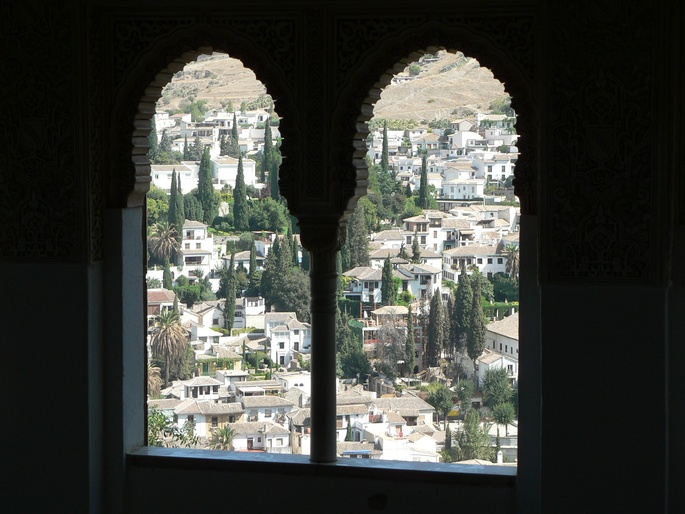
#> input picture images/alhambra1.jpg, 685 x 514 px, shrunk from 2304 x 1728 before the run
$ python example_enhance_image.py
#> lines starting #> are read from the running program, lines starting #| are printed output that depends on the picture
#> further down, image is the input picture: shape (514, 685, 3); mean R, G, B 64.3, 66.3, 61
### src/image_enhancement.py
#!/usr/bin/env python3
# -*- coding: utf-8 -*-
"""
Created on Fri Jun 19 09:40:58 2020

Image enhancement functions

@author: Vasileios Vonikakis (bbonik@gmail.com)
"""

import math
import imageio
import numpy as np
import matplotlib.pyplot as plt
from skimage.color import rgb2gray
from skimage import img_as_float


plt.close('all')


def map_value(
        value,
        range_in=(0,1),
        range_out=(0,1),
        invert=False,
        non_lin_convex=None,
        non_lin_concave=None):

    '''
    ---------------------------------------------------------------------------
         Map a scalar value to an output range in a linear/non-linear way
    ---------------------------------------------------------------------------

    Map scalar values to a particular range, in a linear or non-linear way.
    This can be helpful for adjusting the range and nonlinear response of
    parameters.

    For more info on the non-linear functions check:
    Vonikakis, V., Winkler, S. (2016). A center-surround framework for spatial
    image processing. Proc. IS&T Human Vision & Electronic Imaging.


    INPUTS
    ------
    value: float
        Input value to be mapped.
    range_in: tuple (min,max)
        Range of input value. The min and max values that the input value can
        attain.
    range_out: tuple (min,max)
        Range of output value. The min and max values that the mapped input
        value can attain.
    invert: Bool
        Invert or not the input value. If invert, then min->max and max->min.
    non_lin_convex: None or float (0,inf)
        If None, no non-linearity is applied. If float, then a convex
        non-linearity is applied, which lowers the values, while not affecting
        the min and max. non_lin_convex controls the steepness of the
        non-linear mapping. Small values near zero, result in a steeper curve.
    non_lin_concave: None or float (0,inf)
        If None, no non-linearity is applied. If float, then a concave
        non-linearity is applied, which increases the values, while not
        affecting min and max. non_lin_concave controls the steepness of the
        non-linear mapping. Small values near zero, result in a steeper curve.

    OUTPUT
    ------
    Mapped value

    '''

    # truncate value to within input range limits
    if value > range_in[1]: value = range_in[1]
    if value < range_in[0]: value = range_in[0]

    # map values linearly to [0,1]
    value = (value - range_in[0]) / (range_in[1] - range_in[0])

    # invert values
    if invert is True: value = 1 - value

    # apply convex non-linearity
    if non_lin_convex is not None:
        value = (value * non_lin_convex) / (1 + non_lin_convex - value)

    # apply concave non-linearity
    if non_lin_concave is not None:
        value = ((1 + non_lin_concave) * value) / (non_lin_concave + value)

    # mapping value to the output range in a linear way
    value = value * (range_out[1] - range_out[0]) + range_out[0]

    return value


def get_sigmoid_lut(
        resolution=256,
        threshold=0.2,
        non_linearirty=0.2,
        verbose=False):

    '''
    ---------------------------------------------------------------------------
           Creates a paramteric sigmoid function and stores it in a LUT
    ---------------------------------------------------------------------------

    The sigmoid function is defined as a piece-wise function of 2 inverse
    non-linearities. This allows full control of the inflection point
    (threshold) and the degree of 'sharpness' of each non-linearity. The
    non-linear curves used here are described in the paper:
    Vonikakis, V., Winkler, S. (2016). A center-surround framework for spatial
    image processing. Proc. IS&T Human Vision & Electronic Imaging.


    INPUTS
    ------
    resolution: int
        The size of the LUT (how many inputs).
    threshold: float in the range [0,1]
        The position of the inflection point of the sigmoid function (0.5 in
        the mid_tonedle of the range).
    non_linearirty: float in range (0, inf)
        Controls the non-linearity of the curve before and after the inflection
        point. It should not be 0. The smaller it is (asymptotically to 0) the
        'sharper' the non-linearity. After ~5 it asymptotically approaches a
        linerity.
    verbose: boolean
        Display outputs.

    OUTPUT
    ------
    image_ph_mask: numpy array of WxH of float [0,1]
        Photometric mask of the input image.

    '''
#> called with resolution = 256, threshold = 0.196, non_linearirty = 0.118, verbose = False

    max_value = resolution - 1  # the maximum attainable value
    thr = threshold * max_value  # threshold in the range [0,resolution-1]
    alpha = non_linearirty * max_value  # controls non-linearity degree
    beta = max_value - thr

    lut = np.zeros(resolution, dtype='float')

    for i in range(resolution):

        i_comp = i - thr  # complement of i

        # upper part of the piece-wise sigmoid function
        if i >= thr:
            lut[i] = (((((alpha + beta) * i_comp) / (alpha + i_comp)) *
                         (1 / (2 * beta))) + 0.5)

        # lower part of the piece-wise sigmoid function
        else:
            lut[i] = (alpha * i) / (alpha - i_comp) * (1 / (2 * thr))

    if verbose is True:
        plt.figure()
        plt.plot(lut)
        plt.title('Sigmoid LUT | ' +
                  'thr=' + str(int(thr)) + ' (' + str(round(threshold, 3)) +
                  ') | nonlin=' + str(int(alpha)) +
                  ' (' + str(round(non_linearirty, 3)) + ')')
        plt.grid(True)
        plt.tight_layout()
        plt.show()

    return lut


def get_photometric_mask(image, verbose=False):
    '''
    ---------------------------------------------------------------------------
      Estimate the photometric mask of an image by using edge-aware blurring
    ---------------------------------------------------------------------------

    Applies strong blurring while preserving the strong edges of the image in
    order to avoid halo artifacts. Inspired by the paper:
    Shaked, Doron & Keshet, Renato. (2004). "Robust Recursive Envelope
    Operators for Fast Retinex."


    INPUTS
    ------
    image: numpy array of WxHx3 of float [0,1]
        Input color image with values in the interval [0,1].
    verbose: boolean
        Display outputs.

    OUTPUT
    ------
    image_ph_mask: numpy array of WxH of float [0,1]
        Photometric mask of the input image.

    '''


    '''
    Intuition about the threshold and non_linearirty values of the LUTs
    threshold:
        The larger it is, the stronger the blurring, the better the local
        contrast but also more halo artifacts (less edge preservation).
    non_linearirty:
        The lower it is, the more it preserves the edges, but also has more
        'bleeding' effects.
    '''


    # internal parameters
    THR_A = 50 / 255
    THR_B = 10 / 255
    NON_LIN = 30 / 255
    LUT_RES = 256

    # get sigmoid LUTs
    lut_a = get_sigmoid_lut(
            resolution=LUT_RES,
            threshold=THR_A,
            non_linearirty=NON_LIN,
            verbose=verbose
            )
    lut_a_max = len(lut_a) -1
    lut_b = get_sigmoid_lut(
            resolution=LUT_RES,
            threshold=THR_B,
            non_linearirty=NON_LIN,
            verbose=verbose
            )
    lut_b_max = len(lut_b) -1


    # dealing with different number of channels
    if len(image.shape) == 3:
        image_ph_mask = rgb2gray(image.copy())  # [0,1]
    else:
        image_ph_mask = image.copy().astype(float)
        image_ph_mask /= image_ph_mask.max()  # [0,1]

    # robust recursive envelope

    # up -> down
    for i in range(1, image_ph_mask.shape[0]-1):
        d = np.abs(image_ph_mask[i-1,:] - image_ph_mask[i+1,:])  # local diff
        d = lut_a[(d * lut_a_max).astype(int)]
        image_ph_mask[i,:] = ((image_ph_mask[i,:] * d) +
                              (image_ph_mask[i-1,:] * (1-d)))

    # left -> right
    for j in range(1, image_ph_mask.shape[1]-1):
        d = np.abs(image_ph_mask[:,j-1] - image_ph_mask[:,j+1])  # local diff
        d = lut_a[(d * lut_a_max).astype(int)]
        image_ph_mask[:,j] = ((image_ph_mask[:,j] * d) +
                              (image_ph_mask[:,j-1] * (1-d)))

    # down -> up
    for i in range(image_ph_mask.shape[0]-2, 1, -1):
        d = np.abs(image_ph_mask[i-1,:] - image_ph_mask[i+1,:])  # local diff
        d = lut_a[(d * lut_a_max).astype(int)]
        image_ph_mask[i,:] = ((image_ph_mask[i,:] * d) +
                              (image_ph_mask[i+1,:] * (1-d)))
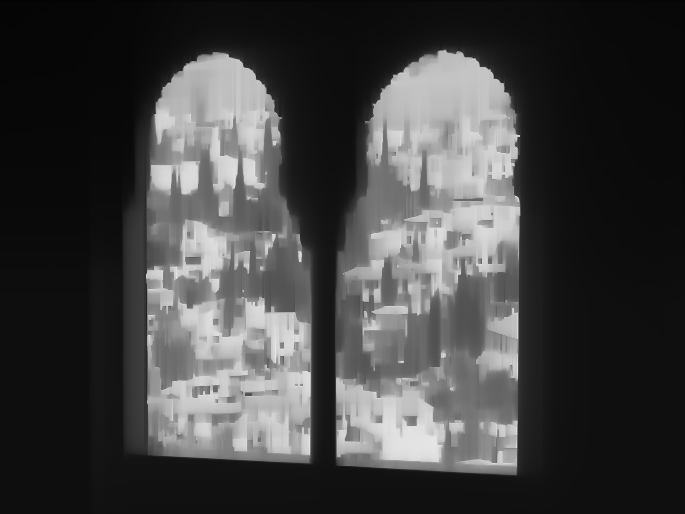
#> image_ph_mask: shape (514, 685) float64; min 0.00925, max 0.908, mean 0.26

    # right -> left
    for j in range(image_ph_mask.shape[1]-2, 1, -1):
        d = np.abs(image_ph_mask[:,j-1] - image_ph_mask[:,j+1])  # local diff
        d = lut_b[(d * lut_b_max).astype(int)]
        image_ph_mask[:,j] = ((image_ph_mask[:,j] * d) +
                              (image_ph_mask[:,j+1] * (1-d)))

    # up -> down
    for i in range(1, image_ph_mask.shape[0]-1):
        d = np.abs(image_ph_mask[i-1,:] - image_ph_mask[i+1,:])  # local diff
        d = lut_b[(d * lut_b_max).astype(int)]
        image_ph_mask[i,:] = ((image_ph_mask[i,:] * d) +
                              (image_ph_mask[i-1,:] * (1-d)))


    if verbose is True:

        plt.figure()
        plt.subplot(1,2,1)
        plt.imshow(image)
        plt.title('Input image')
        plt.axis('off')

        plt.subplot(1,2,2)
        plt.imshow(image_ph_mask, cmap='gray', vmin=0, vmax=1)
        plt.title('Photometric mask')
        plt.axis('off')

        plt.tight_layout(True)
        plt.suptitle('Estimation of photometric mask')
        plt.show()


    return image_ph_mask


def apply_local_contrast_enhancement(
        image,
        image_ph_mask,
        degree=1.5,
        verbose=False):

    '''
    ---------------------------------------------------------------------------
                       Adjust local contrast in an image
    ---------------------------------------------------------------------------

    Increase or decrease the level of local details (local contrast) in an
    image. Details are defined as deviations from the local neighborhood
    provided by the photometric mask. Dark regions receive also a boost in
    local contrast.


    INPUTS
    ------
    image: numpy array of WxH of float [0,1]
        Input grayscale image.
    image_ph_mask: numpy array of WxH of float [0,1]
        Grayscale image whose values represent the neighborhood of the pixels
        of the input image. Usually, this image some type of edge aware
        filtering, such as bilateral filtering, robust recursive envelopes etc.
    degree: float [0,inf].
        How to change the local contrast.
        0: total attenuation of details.
        <1: attenuation of details
        1: details unchanged
        >1: increased local details
    verbose: boolean
        Display outputs.

    OUTPUT
    ------
    image_out: numpy array of WxH of float [0,1]
        Output image with adjusted local contrast.

    '''
#> called with degree = 1.2, verbose = False

    DARK_BOOST = 0.2
    THRESHOLD_DARK_TONES = 100 / 255
    detail_amplification_global = degree

    image_details = image - image_ph_mask  # image details
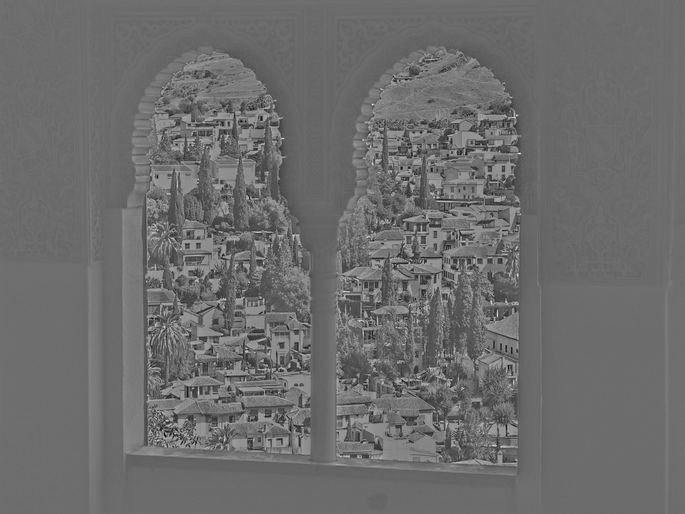
#> image_details: shape (514, 685) float64; min -0.519, max 0.692, mean -0.00189; drawn with min black and max white

    # special treatment for dark regions
    detail_amplification_local = image_ph_mask / THRESHOLD_DARK_TONES
    detail_amplification_local[detail_amplification_local>1] = 1
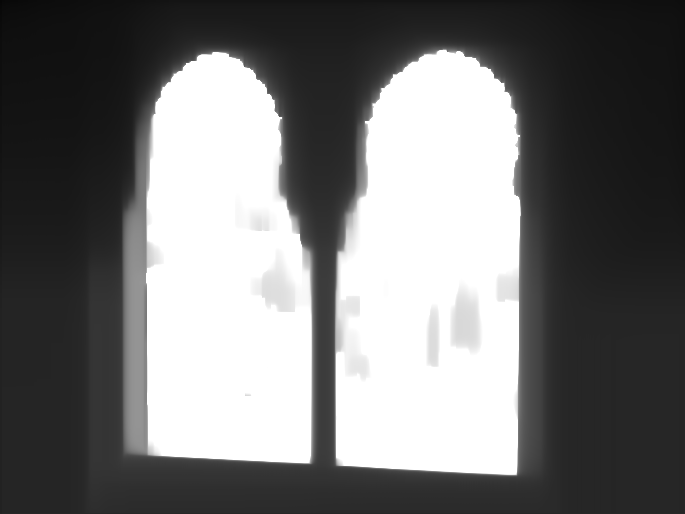
#> detail_amplification_local: shape (514, 685) float64; min 0.0236, max 1, mean 0.461
    detail_amplification_local = ((1 - detail_amplification_local) *
                                  DARK_BOOST) + 1  # [1, 1.2]

    # apply all detail adjustements
    image_details = (image_details *
                     detail_amplification_global *
                     detail_amplification_local)

    # add details back to the local neighborhood
    image_out = image_ph_mask + image_details

    # stay within range
    image_out = np.clip(a=image_out, a_min=0, a_max=1, out=image_out)
#> image_out: shape (514, 685) float64; min 0, max 1, mean 0.255

    if verbose is True:

        plt.figure()
        plt.subplot(1,3,1)
        plt.imshow(image, cmap='gray', vmin=0, vmax=1)
        plt.title('Input image')
        plt.axis('off')

        plt.subplot(1,3,2)
        plt.imshow(image_ph_mask, cmap='gray', vmin=0, vmax=1)
        plt.title('Ph. mask')
        plt.axis('off')

        plt.subplot(1,3,3)
        plt.imshow(image_out, cmap='gray', vmin=0, vmax=1)
        plt.title('Output')
        plt.axis('off')

        plt.tight_layout(True)
        plt.suptitle('Local contrast enhancement [x' + str(degree) + ']')
        plt.show()

    return image_out


def apply_spatial_tonemapping(
        image,
        image_ph_mask,
        mid_tone=0.5,
        tonal_width=0.5,
        areas_dark=0.5,
        areas_bright=0.5,
        preserve_tones = True,
        verbose=True):
    '''
    ---------------------------------------------------------------------------
       Apply spatially variable tone mapping based on the local neighborhood
    ---------------------------------------------------------------------------

    Applies different tone mapping curves in each pixel based on its surround.
    For surround, the photometric mask is used. Alternatively, other filters
    could be used, like gaussian, bilateral filter, edge-avoiding wavelets etc.
    Dark pixels are brightened, bright pixels are darkened, and pixels in the
    mid_tonedle of the tone range are minimally affected. More information
    about the technique can be found in the following papers:

    Related publications:
    Vonikakis, V., Andreadis, I., & Gasteratos, A. (2008). Fast centre-surround
    contrast modification. IET Image processing 2(1), 19-34.
    Vonikakis, V., Winkler, S. (2016). A center-surround framework for spatial
    image processing. Proc. IS&T Human Vision & Electronic Imaging.


    INPUTS
    ------
    image: numpy array of WxH of float [0,1]
        Input grayscale image with values in the interval [0,1].
    image_ph_mask: numpy array of WxH of float [0,1]
        Grayscale image whose values represent the neighborhood of the pixels
        of the input image. Usually, this image some type of edge aware
        filtering, such as bilateral filtering, robust recursive envelopes etc.
    mid_tone: float [0,1]
        The mid point between the 'dark' and 'bright' tones. This is equivalent
        to a pixel value [0,255], but in the interval [0,1].
    tonal_width: float [0,1]
        The range of pixel values that will be affected by the correction.
        Lower values will localize the enhancement only in a narrow range of
        pixel values, whereas for higher values the enhancement will extend to
        a greater range of pixel values.
    areas_dark: float [0,1]
        Degree of enhencement in the dark image areas (0 = no enhencement)
    areas_bright: float [0,1]
        Degree of enhencement in the bright image areas (0 = no enhencement)
    preserve_tones: boolean
        Whether or not to preserve well-exposed tones around the middle of the
        range.
    verbose: boolean
        Display outputs.

    OUTPUT
    ------
    image_tonemapped: numpy array of WxH of float [0,1]
        Tonemapped grayscale image.

    '''
#> called with mid_tone = 0.5, tonal_width = 0.5, areas_dark = 0.7, areas_bright = 0.5, preserve_tones = True, verbose = False

    #defining parameters
    EPSILON = 1 / 255


    # adjust range and non-linear response of parameters
    mid_tone = map_value(
            value=mid_tone,
            range_in=(0,1),
            range_out=(0,1),
            invert=False,
            non_lin_convex=None,
            non_lin_concave=None
            )

    tonal_width = map_value(
            value=tonal_width,
            range_in=(0,1),
            range_out=(EPSILON,1),
            invert=False,
            non_lin_convex=0.1,
            non_lin_concave=None
            )

    areas_dark = map_value(
            value=areas_dark,
            range_in=(0,1),
            range_out=(0,5),
            invert=True,
            non_lin_convex=0.05,
            non_lin_concave=None
            )

    areas_bright = map_value(
            value=areas_bright,
            range_in=(0,1),
            range_out=(0,5),
            invert=True,
            non_lin_convex=0.05,
            non_lin_concave=None
            )


    # spatial tone-mapping

    # lower tones (below mid_tone level)
    image_lower = image.copy()
    image_lower[image_lower>=mid_tone] = 0
    alpha = (image_ph_mask ** 2) / tonal_width
    tone_continuation_factor = mid_tone / (mid_tone + EPSILON - image_ph_mask)
    alpha = alpha * tone_continuation_factor + areas_dark
    image_lower = (image_lower * (alpha + 1)) / (alpha + image_lower)

    # upper tones (above mid_tone level)
    image_upper = image.copy()
    image_upper[image_upper<mid_tone] = 0
    image_ph_mask_inv = 1 - image_ph_mask
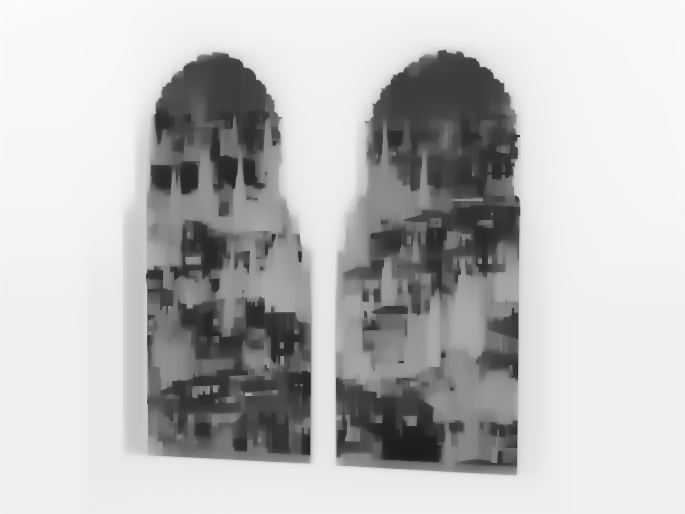
#> image_ph_mask_inv: shape (514, 685) float64; min 0.116, max 0.991, mean 0.741
    alpha = (image_ph_mask_inv ** 2) / tonal_width
    tone_continuation_factor = mid_tone / ((1 - mid_tone) - image_ph_mask_inv)
    alpha = alpha * tone_continuation_factor + areas_bright
    image_upper = (image_upper * alpha) / (alpha + 1 - image_upper)
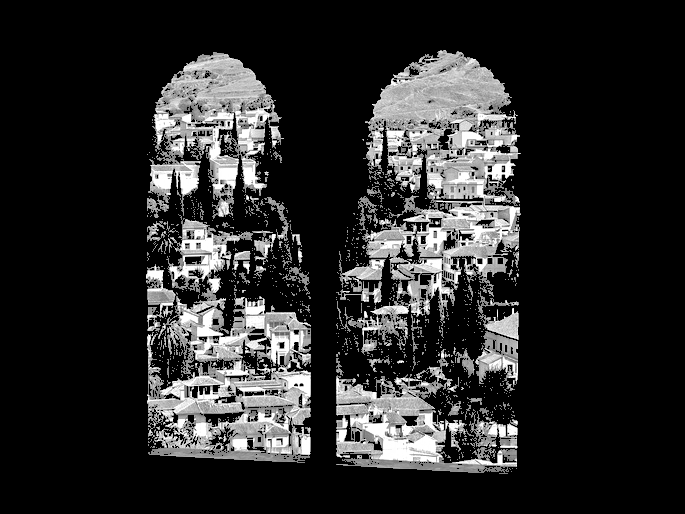
#> image_upper: shape (514, 685) float64; min 0, max 1, mean 0.164

    image_tonemapped = image_lower + image_upper
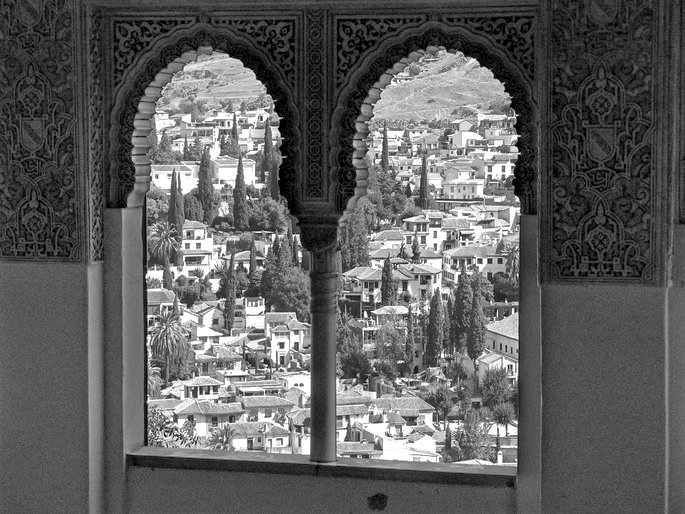
#> image_tonemapped: shape (514, 685) float64; min 0, max 1, mean 0.374

    if preserve_tones is True:
        preservation_degree = np.abs(0.5 - image_ph_mask) / 0.5  # 0: near 0.5
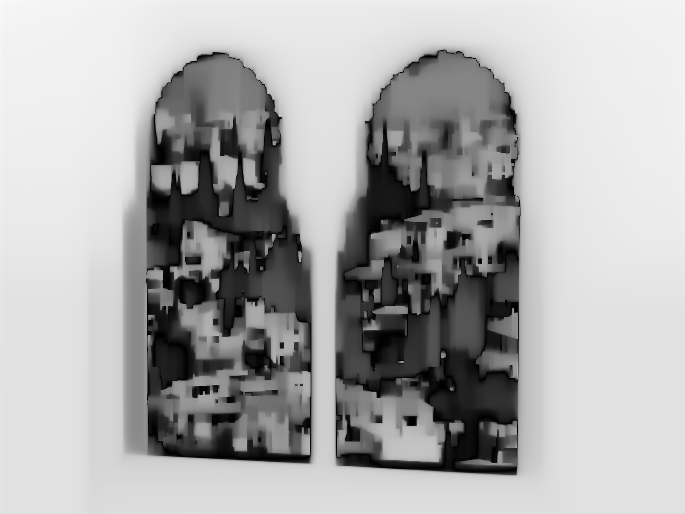
#> preservation_degree: shape (514, 685) float64; min 4.37e-07, max 0.982, mean 0.672
#        preservation_degree = ((1 + 0.3) * preservation_degree) / (0.3 + preservation_degree)
        image_tonemapped = (preservation_degree * image_tonemapped +
                           (1-preservation_degree) * image)
#> (the rest of the program and of its run is left out)
